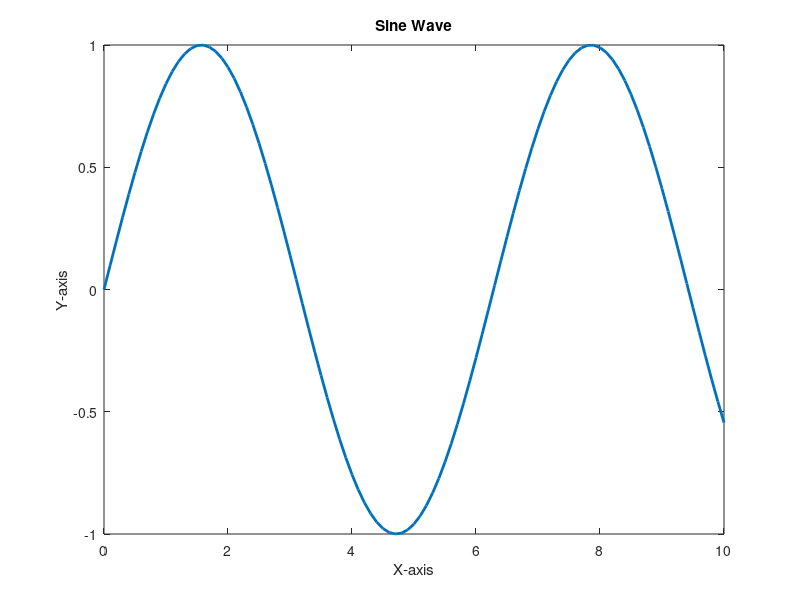

Reproduce this figure in MATLAB.
% 创建数据
x = 0:0.1:10;
y = sin(x);

% 绘制图形
figure;
plot(x, y, 'LineWidth', 2);
title('Sine Wave');
xlabel('X-axis');
ylabel('Y-axis');

% 设置背景为透明
set(gca, 'Color', 'none'); % 设置坐标轴背景透明
set(gcf, 'Color', 'none'); % 设置图形背景透明

% 导出为透明背景的 PNG 文件
print('myFigure', '-dpng', '-r300');  % 导出为 PNG 文件，300 DPI
